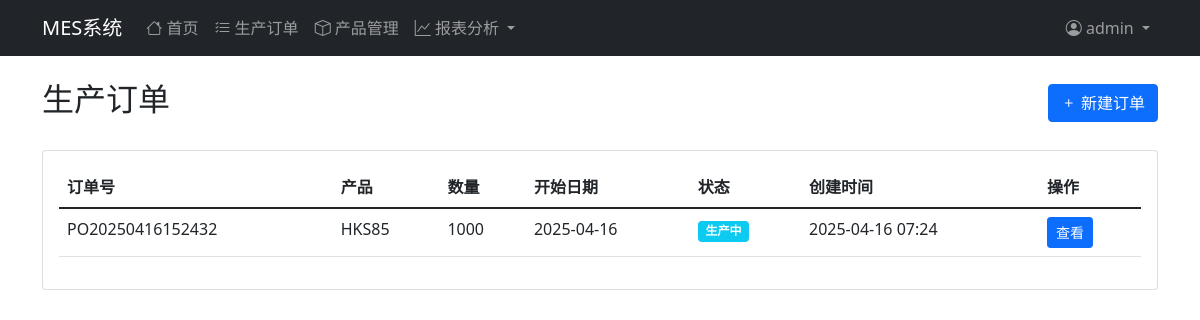
The app's page /production/orders (signed in) with its own data.
### app/models/user.py (models this page shows, shortened)
class User(UserMixin, db.Model):
    __tablename__ = 'users'
    id = db.Column(db.Integer, primary_key=True)
    username = db.Column(db.String(64), unique=True, nullable=False)
    email = db.Column(db.String(120))  # 可选字段
    password_hash = db.Column(db.String(128))
    created_at = db.Column(db.DateTime, default=datetime.utcnow)
    role = db.Column(db.String(20), default='operator')  # operator, supervisor, admin

### app/models/production.py (models this page shows, shortened)
class ProductionOrder(db.Model):
    __tablename__ = 'production_orders'
    id = db.Column(db.Integer, primary_key=True)
    order_number = db.Column(db.String(50), unique=True, nullable=False)
    product_id = db.Column(db.Integer, db.ForeignKey('products.id'), nullable=False)
    quantity = db.Column(db.Integer, nullable=False)
    start_time = db.Column(db.DateTime)
    end_time = db.Column(db.DateTime)
    status = db.Column(db.String(20), nullable=False, default='pending')  # pending, in_progress, completed, cancelled
    created_at = db.Column(db.DateTime, default=datetime.utcnow)
    created_by = db.Column(db.Integer, db.ForeignKey('users.id'), nullable=False)
    product = db.relationship('Product', backref=db.backref('orders', lazy=True))
    creator = db.relationship('User', backref=db.backref('created_orders', lazy=True))

class Product(db.Model):
    __tablename__ = 'products'
    id = db.Column(db.Integer, primary_key=True)
    code = db.Column(db.String(50), unique=True, nullable=False)
    name = db.Column(db.String(100), nullable=False)
    description = db.Column(db.Text)
    unit = db.Column(db.String(20), nullable=False)
    created_at = db.Column(db.DateTime, default=datetime.utcnow)

### app/routes/production.py (the view)
@bp.route('/orders')
@login_required
def orders():
    orders = ProductionOrder.query.order_by(ProductionOrder.created_at.desc()).all()
    return render_template('production/orders.html', orders=orders)

### app/models/user.py (called while the page is built)
@login_manager.user_loader
def load_user(id):
    return User.query.get(int(id))

### app/templates/production/orders.html (shortened to what this page needs)
{% extends "base.html" %}
{% block content %}
<div class="d-flex justify-content-between align-items-center mb-4">
    <h2>生产订单</h2>
    <a href="{{ url_for('production.new_order') }}" class="btn btn-primary">
        <i class="bi bi-plus"></i> 新建订单
    </a>
</div>
<div class="card">
    <div class="card-body">
        <div class="table-responsive">
            <table class="table table-hover">
                <thead>
                    <tr>
                        <th>订单号</th>
                        <th>产品</th>
                        <th>数量</th>
                        <th>开始日期</th>
                        <th>状态</th>
                        <th>创建时间</th>
                        <th>操作</th>
                    </tr>
                </thead>
                <tbody>
                    {% for order in orders %}
                    <tr>
                        <td>{{ order.order_number }}</td>
                        <td>{{ order.product.name }}</td>
                        <td>{{ order.quantity }}</td>
                        <td>{{ order.start_time.strftime('%Y-%m-%d') if order.start_time else '未开始' }}</td>
                        <td>
                            {% if order.status == 'pending' %}
                            <span class="badge bg-warning">待处理</span>
                            {% elif order.status == 'in_progress' %}
                            <span class="badge bg-info">生产中</span>
                            {% elif order.status == 'completed' %}
                            <span class="badge bg-success">已完成</span>
                            {% endif %}
                        </td>
                        <td>{{ order.created_at.strftime('%Y-%m-%d %H:%M') }}</td>
                        <td>
                            <a href="{{ url_for('production.order_detail', id=order.id) }}" class="btn btn-sm btn-primary">
                                查看
                            </a>
                        </td>
                    </tr>
                    {% endfor %}
                </tbody>
            </table>
        </div>
    </div>
</div>
{% endblock %}

### app/templates/base.html (shortened to what this page needs)
<!DOCTYPE html>
<html lang="zh">
<head>
    <link href="https://cdn.jsdelivr.net/npm/bootstrap@5.1.3/dist/css/bootstrap.min.css" rel="stylesheet">
    <link href="https://cdn.jsdelivr.net/npm/bootstrap-icons@1.8.1/font/bootstrap-icons.css" rel="stylesheet">
</head>
<body>
    <nav class="navbar navbar-expand-lg navbar-dark bg-dark">
        <div class="container">
            <a class="navbar-brand" href="{{ url_for('main.index') }}">MES系统</a>
            <div class="collapse navbar-collapse" id="navbarNav">
                {% if current_user.is_authenticated %}
                <ul class="navbar-nav me-auto">
                    <li class="nav-item">
                        <a class="nav-link" href="{{ url_for('main.index') }}">
                            <i class="bi bi-house"></i> 首页
                        </a>
                    </li>
                    <li class="nav-item">
                        <a class="nav-link" href="{{ url_for('production.orders') }}">
                            <i class="bi bi-list-check"></i> 生产订单
                        </a>
                    </li>
                    <li class="nav-item">
                        <a class="nav-link" href="{{ url_for('process.products') }}">
                            <i class="bi bi-box"></i> 产品管理
                        </a>
                    </li>
                    <li class="nav-item dropdown">
                        <a class="nav-link dropdown-toggle" href="#" id="reportDropdown" role="button" data-bs-toggle="dropdown">
                            <i class="bi bi-graph-up"></i> 报表分析
                        </a>
                    </li>
                </ul>
                <ul class="navbar-nav">
                    <li class="nav-item dropdown">
                        <a class="nav-link dropdown-toggle" href="#" id="navbarDropdown" role="button" data-bs-toggle="dropdown">
                            <i class="bi bi-person-circle"></i> {{ current_user.username }}
                        </a>
                    </li>
                </ul>
                {% endif %}
            </div>
        </div>
    </nav>
    <div class="container mt-4">
        {% block content %}{% endblock %}
    </div>
</body>
</html>

### records on screen
User: username "admin"
ProductionOrder: order_number "PO20250416152432", product.name "HKS85", quantity "1000", start_time "2025-04-16", status "生产中", created_at "2025-04-16 07:24"
